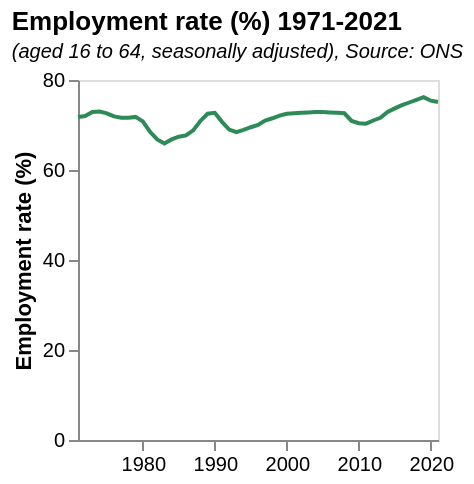

This figure's Vega-Lite source:
### Vega-Lite specification from a JSON file in a GitHub repository (floating-point values rounded to 4 significant figures)
{"$schema": "https://vega.github.io/schema/vega-lite/v5.json", "data": {"values": [{"date": "1971", "label": "1971", "month": "", "quarter": "", "sourceDataset": "LMS", "updateDate": "2015-10-13T23:00:00.000Z", "value": "71.8", "year": "1971"}, {"date": "1972", "label": "1972", "month": "", "quarter": "", "sourceDataset": "LMS", "updateDate": "2015-10-13T23:00:00.000Z", "value": "72.0", "year": "1972"}, {"date": "1973", "label": "1973", "month": "", "quarter": "", "sourceDataset": "LMS", "updateDate": "2015-10-13T23:00:00.000Z", "value": "72.9", "year": "1973"}, {"date": "1974", "label": "1974", "month": "", "quarter": "", "sourceDataset": "LMS", "updateDate": "2015-10-13T23:00:00.000Z", "value": "73.0", "year": "1974"}, {"date": "1975", "label": "1975", "month": "", "quarter": "", "sourceDataset": "LMS", "updateDate": "2015-10-13T23:00:00.000Z", "value": "72.6", "year": "1975"}, {"date": "1976", "label": "1976", "month": "", "quarter": "", "sourceDataset": "LMS", "updateDate": "2015-10-13T23:00:00.000Z", "value": "71.9", "year": "1976"}, {"date": "1977", "label": "1977", "month": "", "quarter": "", "sourceDataset": "LMS", "updateDate": "2015-10-13T23:00:00.000Z", "value": "71.6", "year": "1977"}, {"date": "1978", "label": "1978", "month": "", "quarter": "", "sourceDataset": "LMS", "updateDate": "2015-10-13T23:00:00.000Z", "value": "71.6", "year": "1978"}, {"date": "1979", "label": "1979", "month": "", "quarter": "", "sourceDataset": "LMS", "updateDate": "2015-10-13T23:00:00.000Z", "value": "71.8", "year": "1979"}, {"date": "1980", "label": "1980", "month": "", "quarter": "", "sourceDataset": "LMS", "updateDate": "2015-10-13T23:00:00.000Z", "value": "70.8", "year": "1980"}, {"date": "1981", "label": "1981", "month": "", "quarter": "", "sourceDataset": "LMS", "updateDate": "2015-10-13T23:00:00.000Z", "value": "68.5", "year": "1981"}, {"date": "1982", "label": "1982", "month": "", "quarter": "", "sourceDataset": "LMS", "updateDate": "2015-10-13T23:00:00.000Z", "value": "66.8", "year": "1982"}, {"date": "1983", "label": "1983", "month": "", "quarter": "", "sourceDataset": "LMS", "updateDate": "2015-10-13T23:00:00.000Z", "value": "65.9", "year": "1983"}, {"date": "1984", "label": "1984", "month": "", "quarter": "", "sourceDataset": "LMS", "updateDate": "2015-10-13T23:00:00.000Z", "value": "66.8", "year": "1984"}, {"date": "1985", "label": "1985", "month": "", "quarter": "", "sourceDataset": "LMS", "updateDate": "2015-10-13T23:00:00.000Z", "value": "67.4", "year": "1985"}, {"date": "1986", "label": "1986", "month": "", "quarter": "", "sourceDataset": "LMS", "updateDate": "2015-10-13T23:00:00.000Z", "value": "67.7", "year": "1986"}, {"date": "1987", "label": "1987", "month": "", "quarter": "", "sourceDataset": "LMS", "updateDate": "2015-10-13T23:00:00.000Z", "value": "68.8", "year": "1987"}, {"date": "1988", "label": "1988", "month": "", "quarter": "", "sourceDataset": "LMS", "updateDate": "2015-10-13T23:00:00.000Z", "value": "70.9", "year": "1988"}, {"date": "1989", "label": "1989", "month": "", "quarter": "", "sourceDataset": "LMS", "updateDate": "2015-10-13T23:00:00.000Z", "value": "72.5", "year": "1989"}, {"date": "1990", "label": "1990", "month": "", "quarter": "", "sourceDataset": "LMS", "updateDate": "2015-10-13T23:00:00.000Z", "value": "72.7", "year": "1990"}, {"date": "1991", "label": "1991", "month": "", "quarter": "", "sourceDataset": "LMS", "updateDate": "2015-10-13T23:00:00.000Z", "value": "70.7", "year": "1991"}, {"date": "1992", "label": "1992", "month": "", "quarter": "", "sourceDataset": "LMS", "updateDate": "2015-10-13T23:00:00.000Z", "value": "69.0", "year": "1992"}, {"date": "1993", "label": "1993", "month": "", "quarter": "", "sourceDataset": "LMS", "updateDate": "2015-10-13T23:00:00.000Z", "value": "68.4", "year": "1993"}, {"date": "1994", "label": "1994", "month": "", "quarter": "", "sourceDataset": "LMS", "updateDate": "2015-10-13T23:00:00.000Z", "value": "68.9", "year": "1994"}, {"date": "1995", "label": "1995", "month": "", "quarter": "", "sourceDataset": "LMS", "updateDate": "2015-10-13T23:00:00.000Z", "value": "69.5", "year": "1995"}, {"date": "1996", "label": "1996", "month": "", "quarter": "", "sourceDataset": "LMS", "updateDate": "2015-10-13T23:00:00.000Z", "value": "70.0", "year": "1996"}, {"date": "1997", "label": "1997", "month": "", "quarter": "", "sourceDataset": "LMS", "updateDate": "2015-10-13T23:00:00.000Z", "value": "71.0", "year": "1997"}, {"date": "1998", "label": "1998", "month": "", "quarter": "", "sourceDataset": "LMS", "updateDate": "2015-10-13T23:00:00.000Z", "value": "71.5", "year": "1998"}, {"date": "1999", "label": "1999", "month": "", "quarter": "", "sourceDataset": "LMS", "updateDate": "2015-10-13T23:00:00.000Z", "value": "72.1", "year": "1999"}, {"date": "2000", "label": "2000", "month": "", "quarter": "", "sourceDataset": "LMS", "updateDate": "2015-10-13T23:00:00.000Z", "value": "72.5", "year": "2000"}, {"date": "2001", "label": "2001", "month": "", "quarter": "", "sourceDataset": "LMS", "updateDate": "2015-10-13T23:00:00.000Z", "value": "72.6", "year": "2001"}, {"date": "2002", "label": "2002", "month": "", "quarter": "", "sourceDataset": "LMS", "updateDate": "2015-10-13T23:00:00.000Z", "value": "72.7", "year": "2002"}, {"date": "2003", "label": "2003", "month": "", "quarter": "", "sourceDataset": "LMS", "updateDate": "2015-10-13T23:00:00.000Z", "value": "72.8", "year": "2003"}, {"date": "2004", "label": "2004", "month": "", "quarter": "", "sourceDataset": "LMS", "updateDate": "2015-10-13T23:00:00.000Z", "value": "72.9", "year": "2004"}, {"date": "2005", "label": "2005", "month": "", "quarter": "", "sourceDataset": "LMS", "updateDate": "2015-10-13T23:00:00.000Z", "value": "72.9", "year": "2005"}, {"date": "2006", "label": "2006", "month": "", "quarter": "", "sourceDataset": "LMS", "updateDate": "2015-10-13T23:00:00.000Z", "value": "72.8", "year": "2006"}, {"date": "2007", "label": "2007", "month": "", "quarter": "", "sourceDataset": "LMS", "updateDate": "2015-10-13T23:00:00.000Z", "value": "72.7", "year": "2007"}, {"date": "2008", "label": "2008", "month": "", "quarter": "", "sourceDataset": "LMS", "updateDate": "2015-10-13T23:00:00.000Z", "value": "72.6", "year": "2008"}, {"date": "2009", "label": "2009", "month": "", "quarter": "", "sourceDataset": "LMS", "updateDate": "2015-10-13T23:00:00.000Z", "value": "70.9", "year": "2009"}, {"date": "2010", "label": "2010", "month": "", "quarter": "", "sourceDataset": "LMS", "updateDate": "2015-10-13T23:00:00.000Z", "value": "70.4", "year": "2010"}, {"date": "2011", "label": "2011", "month": "", "quarter": "", "sourceDataset": "LMS", "updateDate": "2015-10-13T23:00:00.000Z", "value": "70.3", "year": "2011"}, {"date": "2012", "label": "2012", "month": "", "quarter": "", "sourceDataset": "LMS", "updateDate": "2015-10-13T23:00:00.000Z", "value": "71.0", "year": "2012"}, {"date": "2013", "label": "2013", "month": "", "quarter": "", "sourceDataset": "LMS", "updateDate": "2017-05-16T23:00:00.000Z", "value": "71.6", "year": "2013"}, {"date": "2014", "label": "2014", "month": "", "quarter": "", "sourceDataset": "LMS", "updateDate": "2015-10-13T23:00:00.000Z", "value": "72.9", "year": "2014"}, {"date": "2015", "label": "2015", "month": "", "quarter": "", "sourceDataset": "LMS", "updateDate": "2016-03-16T09:30:00.000Z", "value": "73.7", "year": "2015"}, {"date": "2016", "label": "2016", "month": "", "quarter": "", "sourceDataset": "LMS", "updateDate": "2017-02-15T00:00:00.000Z", "value": "74.4", "year": "2016"}, {"date": "2017", "label": "2017", "month": "", "quarter": "", "sourceDataset": "LMS", "updateDate": "2018-02-21T00:00:00.000Z", "value": "75.0", "year": "2017"}, {"date": "2018", "label": "2018", "month": "", "quarter": "", "sourceDataset": "LMS", "updateDate": "2019-02-19T00:00:00.000Z", "value": "75.6", "year": "2018"}, {"date": "2019", "label": "2019", "month": "", "quarter": "", "sourceDataset": "LMS", "updateDate": "2020-02-18T00:00:00.000Z", "value": "76.2", "year": "2019"}, {"date": "2020", "label": "2020", "month": "", "quarter": "", "sourceDataset": "LMS", "updateDate": "2021-07-14T23:00:00.000Z", "value": "75.4", "year": "2020"}, {"date": "2021", "label": "2021", "month": "", "quarter": "", "sourceDataset": "LMS", "updateDate": "2022-08-15T23:00:00.000Z", "value": "75.1", "year": "2021"}], "format": {"parse": {"date": "date"}}}, "title": {"text": "Employment rate (%) 1971-2021 ", "subtitle": "(aged 16 to 64, seasonally adjusted), Source: ONS", "subtitleFontStyle": "italic", "subtitleFontSize": 10, "anchor": "start", "color": "black"}, "width": 180, "height": 180, "mark": {"type": "line", "color": "seagreen"}, "encoding": {"x": {"field": "date", "type": "temporal", "axis": {"grid": false}, "title": ""}, "y": {"field": "value", "type": "quantitative", "axis": {"grid": false}, "title": "Employment rate (%)"}}, "config": {}}
